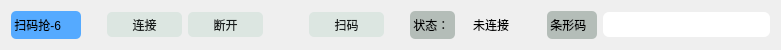
  <widget class="QWidget" name="layoutWidget_6">
   <property name="geometry">
    <rect>
     <x>20</x>
     <y>280</y>
     <width>781</width>
     <height>30</height>
    </rect>
   </property>
   <layout class="QGridLayout" name="gridLayout_6">
    <item row="0" column="2">
     <widget class="QPushButton" name="pb_Connect_6">
      <property name="minimumSize">
       <size>
        <width>75</width>
        <height>25</height>
       </size>
      </property>
      <property name="styleSheet">
       <string notr="true">background: rgb(220, 230, 225);
border-color: rgb(0, 0, 0);
border-radius: 5px;
color:rgb(24, 28, 27);</string>
      </property>
      <property name="text">
       <string>连接</string>
      </property>
     </widget>
    </item>
    <item row="0" column="5">
     <widget class="QPushButton" name="pb_Scan_6">
      <property name="minimumSize">
       <size>
        <width>75</width>
        <height>25</height>
       </size>
      </property>
      <property name="styleSheet">
       <string notr="true">background: rgb(220, 230, 225);
border-color: rgb(0, 0, 0);
border-radius: 5px;
color:rgb(24, 28, 27);</string>
      </property>
      <property name="text">
       <string>扫码</string>
      </property>
     </widget>
    </item>
    <item row="0" column="8">
     <widget class="QLabel" name="lb_State_6">
      <property name="minimumSize">
       <size>
        <width>60</width>
        <height>25</height>
       </size>
      </property>
      <property name="text">
       <string>未连接</string>
      </property>
      <property name="alignment">
       <set>Qt::AlignCenter</set>
      </property>
     </widget>
    </item>
    <item row="0" column="0">
     <widget class="QLabel" name="lb_Scaner_6">
      <property name="minimumSize">
       <size>
        <width>70</width>
        <height>28</height>
       </size>
      </property>
      <property name="styleSheet">
       <string notr="true">border-radius: 5px;
background-color: rgb(85, 170, 255);</string>
      </property>
      <property name="text">
       <string> 扫码抢-6 </string>
      </property>
     </widget>
    </item>
    <item row="0" column="6">
     <spacer name="horizontalSpacer_21">
      <property name="orientation">
       <enum>Qt::Horizontal</enum>
      </property>
      <property name="sizeType">
       <enum>QSizePolicy::Fixed</enum>
      </property>
      <property name="sizeHint" stdset="0">
       <size>
        <width>20</width>
        <height>20</height>
       </size>
      </property>
     </spacer>
    </item>
    <item row="0" column="9">
     <spacer name="horizontalSpacer_22">
      <property name="orientation">
       <enum>Qt::Horizontal</enum>
      </property>
      <property name="sizeType">
       <enum>QSizePolicy::Fixed</enum>
      </property>
      <property name="sizeHint" stdset="0">
       <size>
        <width>20</width>
        <height>20</height>
       </size>
      </property>
     </spacer>
    </item>
    <item row="0" column="3">
     <widget class="QPushButton" name="pb_Disconnect_6">
      <property name="minimumSize">
       <size>
        <width>75</width>
        <height>25</height>
       </size>
      </property>
      <property name="styleSheet">
       <string notr="true">background: rgb(220, 230, 225);
border-color: rgb(0, 0, 0);
border-radius: 5px;
color:rgb(24, 28, 27);</string>
      </property>
      <property name="text">
       <string>断开</string>
      </property>
     </widget>
    </item>
    <item row="0" column="7">
     <widget class="QLabel" name="label_12">
      <property name="minimumSize">
       <size>
        <width>45</width>
        <height>25</height>
       </size>
      </property>
      <property name="styleSheet">
       <string notr="true">border-radius: 5px;
background-color: rgb(180, 189, 184);</string>
      </property>
      <property name="text">
       <string> 状态：</string>
      </property>
     </widget>
    </item>
    <item row="0" column="11">
     <widget class="QLineEdit" name="le_CodeData_6">
      <property name="minimumSize">
       <size>
        <width>75</width>
        <height>25</height>
       </size>
      </property>
      <property name="styleSheet">
       <string notr="true">border-radius: 6px;
</string>
      </property>
     </widget>
    </item>
    <item row="0" column="4">
     <spacer name="horizontalSpacer_23">
      <property name="orientation">
       <enum>Qt::Horizontal</enum>
      </property>
      <property name="sizeType">
       <enum>QSizePolicy::Fixed</enum>
      </property>
      <property name="sizeHint" stdset="0">
       <size>
        <width>40</width>
        <height>20</height>
       </size>
      </property>
     </spacer>
    </item>
    <item row="0" column="1">
     <spacer name="horizontalSpacer_24">
      <property name="orientation">
       <enum>Qt::Horizontal</enum>
      </property>
      <property name="sizeType">
       <enum>QSizePolicy::Fixed</enum>
      </property>
      <property name="sizeHint" stdset="0">
       <size>
        <width>20</width>
        <height>20</height>
       </size>
      </property>
     </spacer>
    </item>
    <item row="0" column="10">
     <widget class="QLabel" name="label_13">
      <property name="minimumSize">
       <size>
        <width>50</width>
        <height>25</height>
       </size>
      </property>
      <property name="styleSheet">
       <string notr="true">border-radius: 5px;
background-color: rgb(180, 189, 184);</string>
      </property>
      <property name="text">
       <string> 条形码</string>
      </property>
     </widget>
    </item>
   </layout>
  </widget>
